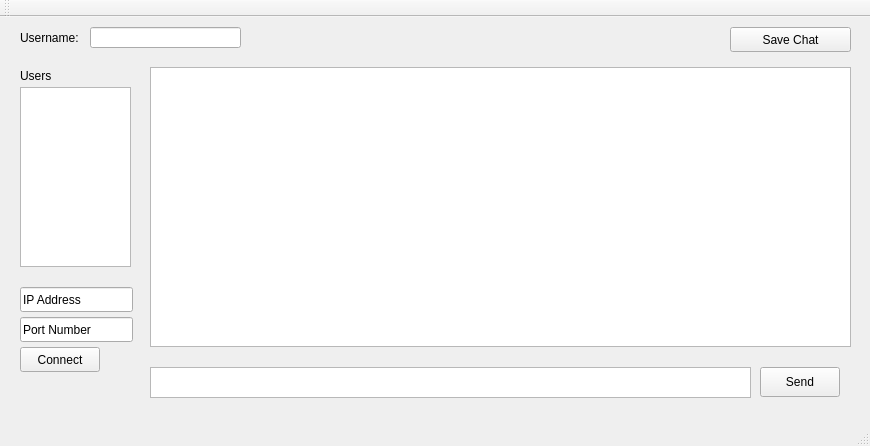
<?xml version="1.0" encoding="UTF-8"?>
<ui version="4.0">
 <class>MainWindow</class>
 <widget class="QMainWindow" name="MainWindow">
  <property name="geometry">
   <rect>
    <x>0</x>
    <y>0</y>
    <width>870</width>
    <height>446</height>
   </rect>
  </property>
  <property name="windowTitle">
   <string>MainWindow</string>
  </property>
  <widget class="QWidget" name="centralWidget">
   <widget class="QTextEdit" name="sendTextEdit">
    <property name="geometry">
     <rect>
      <x>150</x>
      <y>350</y>
      <width>601</width>
      <height>31</height>
     </rect>
    </property>
   </widget>
   <widget class="QPushButton" name="sendButton">
    <property name="geometry">
     <rect>
      <x>760</x>
      <y>350</y>
      <width>80</width>
      <height>30</height>
     </rect>
    </property>
    <property name="text">
     <string>Send</string>
    </property>
   </widget>
   <widget class="QLineEdit" name="ipAddress">
    <property name="geometry">
     <rect>
      <x>20</x>
      <y>270</y>
      <width>113</width>
      <height>25</height>
     </rect>
    </property>
    <property name="text">
     <string>IP Address</string>
    </property>
   </widget>
   <widget class="QLineEdit" name="portNumber">
    <property name="geometry">
     <rect>
      <x>20</x>
      <y>300</y>
      <width>113</width>
      <height>25</height>
     </rect>
    </property>
    <property name="text">
     <string>Port Number</string>
    </property>
   </widget>
   <widget class="QTextEdit" name="chatTextEdit">
    <property name="geometry">
     <rect>
      <x>150</x>
      <y>50</y>
      <width>701</width>
      <height>280</height>
     </rect>
    </property>
    <property name="readOnly">
     <bool>true</bool>
    </property>
   </widget>
   <widget class="QPushButton" name="connectButton">
    <property name="geometry">
     <rect>
      <x>20</x>
      <y>330</y>
      <width>80</width>
      <height>25</height>
     </rect>
    </property>
    <property name="text">
     <string>Connect</string>
    </property>
   </widget>
   <widget class="QLabel" name="userListLabel">
    <property name="geometry">
     <rect>
      <x>20</x>
      <y>50</y>
      <width>54</width>
      <height>17</height>
     </rect>
    </property>
    <property name="text">
     <string>Users</string>
    </property>
   </widget>
   <widget class="QTextEdit" name="textEdit">
    <property name="geometry">
     <rect>
      <x>20</x>
      <y>70</y>
      <width>111</width>
      <height>180</height>
     </rect>
    </property>
    <property name="readOnly">
     <bool>true</bool>
    </property>
   </widget>
   <widget class="QLabel" name="usernameLabel">
    <property name="geometry">
     <rect>
      <x>20</x>
      <y>10</y>
      <width>71</width>
      <height>21</height>
     </rect>
    </property>
    <property name="text">
     <string>Username:</string>
    </property>
   </widget>
   <widget class="QLineEdit" name="usernameLineEdit">
    <property name="geometry">
     <rect>
      <x>90</x>
      <y>10</y>
      <width>151</width>
      <height>21</height>
     </rect>
    </property>
    <property name="text">
     <string/>
    </property>
   </widget>
   <widget class="QPushButton" name="exportChatButton">
    <property name="geometry">
     <rect>
      <x>730</x>
      <y>10</y>
      <width>121</width>
      <height>25</height>
     </rect>
    </property>
    <property name="text">
     <string>Save Chat</string>
    </property>
   </widget>
  </widget>
  <widget class="QMenuBar" name="menuBar">
   <property name="geometry">
    <rect>
     <x>0</x>
     <y>0</y>
     <width>870</width>
     <height>22</height>
    </rect>
   </property>
  </widget>
  <widget class="QToolBar" name="mainToolBar">
   <attribute name="toolBarArea">
    <enum>TopToolBarArea</enum>
   </attribute>
   <attribute name="toolBarBreak">
    <bool>false</bool>
   </attribute>
  </widget>
  <widget class="QStatusBar" name="statusBar"/>
 </widget>
 <layoutdefault spacing="6" margin="11"/>
 <resources/>
 <connections/>
</ui>
